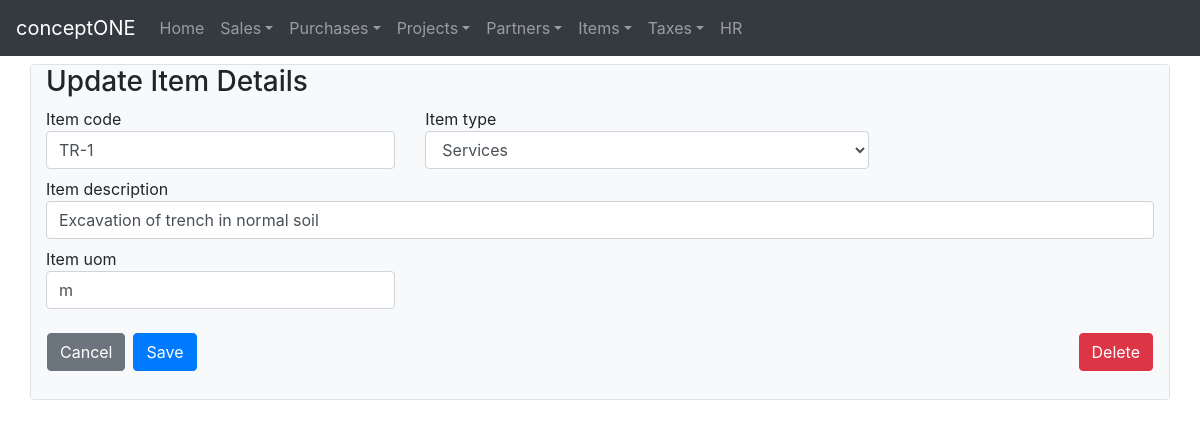
Screenshot of /items/update/1/ with the database file from the repository.
### crudbasic/models.py (models this page shows, shortened)
class Items(models.Model):
    item_type_choices = [
        ('Goods', 'Goods'),
        ('Services', 'Services'),
    ]
    item_code = models.CharField(max_length=16, unique=True)
    item_description = models.CharField(max_length=192)
    item_uom = models.CharField(max_length=16)
    item_type = models.CharField(max_length=8, choices=item_type_choices)
    created_on = models.DateTimeField(auto_now_add=True)
    updated_on = models.DateTimeField(auto_now=True)

### crudbasic/views.py (the view, shortened to what this page needs)
# urls.py: path('items/update/<int:pk>/',views.UpdateItemView.as_view(),name='updateitem'),
class UpdateItemView(UpdateView):
    model = Items
    form_class = ItemForm
    template_name = 'crudbasic/createitem.html'

### crudbasic/forms.py
class ItemForm(forms.ModelForm):
    class Meta:
        model = Items
        fields = '__all__'
        widgets = {
                'item_code':forms.TextInput(attrs={'class':'form-control'}),
                'item_description':forms.TextInput(attrs={'class':'form-control'}),
                'item_uom':forms.TextInput(attrs={'class':'form-control'}),
                'item_type':forms.Select(attrs={'class':'form-control'}),
        }

### templates/crudbasic/createitem.html
<!DOCTYPE html>
{% extends "crudbasic/base.html" %}
  {% block body_block %}
  <div class="container pb-1 border bg-light rounded">
    <h3>
      {% if not form.instance.pk %}
        Create New Item
      {% else %}
        Update Item Details
      {% endif %}
    </h3>
    <form method="post">{% csrf_token %}
      <div class="row mb-2">
        <div class="col-md-4">
          {{ form.item_code.label }}
          {{ form.item_code }}
        </div>
        <div class="col-md-5">
          {{ form.item_type.label }}
          {{ form.item_type }}
        </div>
      </div>
      <div class="row mb-2">
        <div class="col-md-12">
          {{ form.item_description.label }}
          {{ form.item_description }}
        </div>
      </div>
      <div class="row mb-4">
        <div class="col-md-4">
          {{ form.item_uom.label }}
          {{ form.item_uom }}
        </div>
      </div>
      <div class="row mb-4">
        {% url 'crudbasic:items' as back_url %}
        {% if not form.instance.pk %}
          {% include "crudbasic/buttonpanel/createbuttonpanel.html" %}
        {% else %}
          {% include "crudbasic/buttonpanel/updatebuttonpanel.html" %}
        {% endif %}
      </div>
    </form>
  </div>
  {% endblock %}

### rows the page displays
Items: item_code "TR-1", item_type "Services", item_description "Excavation of trench in normal soil", item_uom "m"
